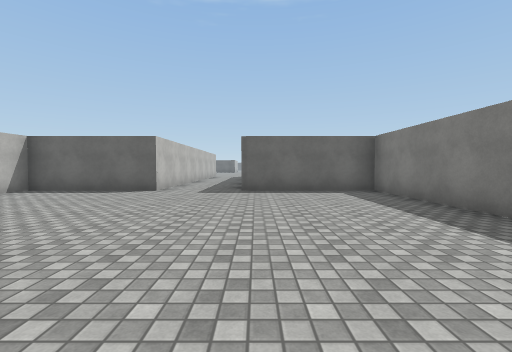
[1] (above)

18 first-person views from a walk through a Unity game level. The camera is 1.3 m above the floor, tilts 2° down and sees 90° across. The floor is counted in squares, 2 m on a side. Each view is taken from the middle of a square. On the plan, view 1 faces up. The plan holds only what a view shows up to about 9 squares ahead; the rest is blank. The place goes on beyond the plan. The player is left out. Surface patterns are stand-ins for the level's own textures.

[2]
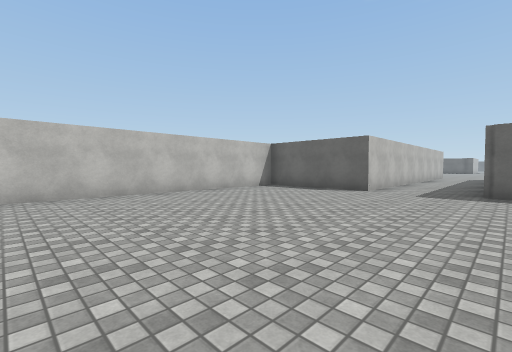

[3]
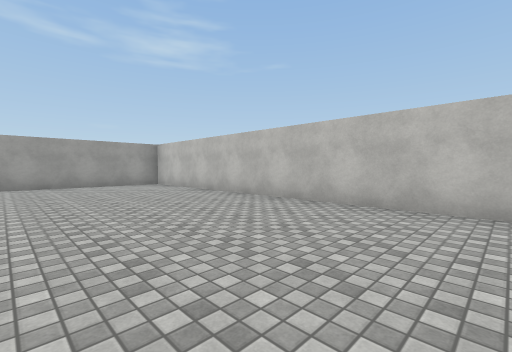

[4]
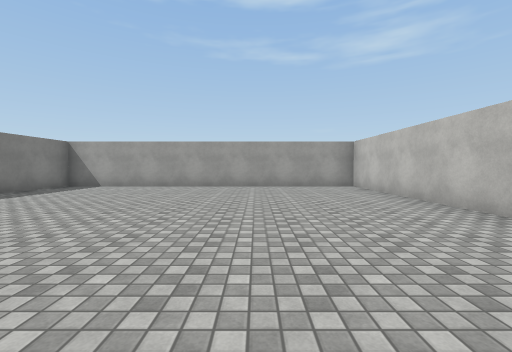

[5]
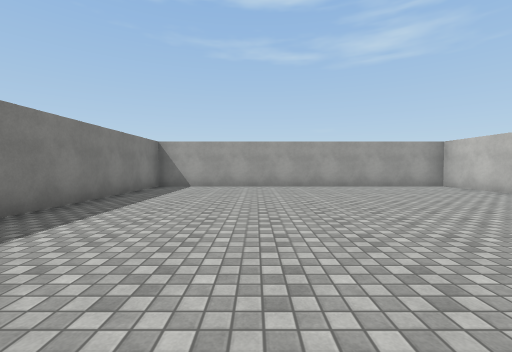

[6]
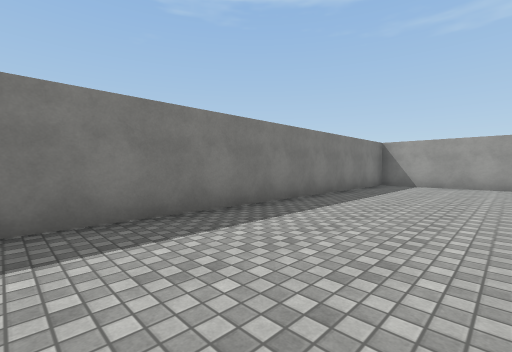

[7]
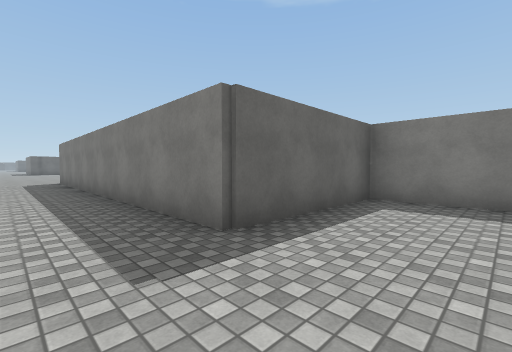

[8]
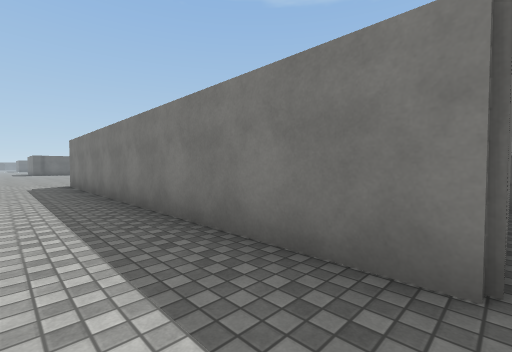

[9]
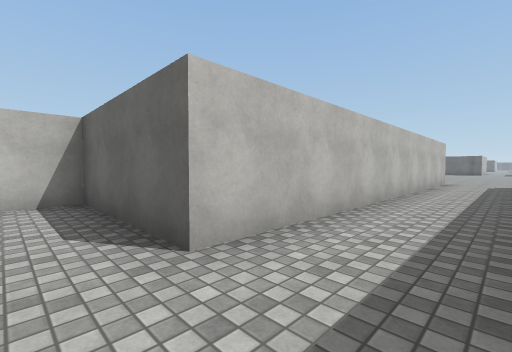

[10]
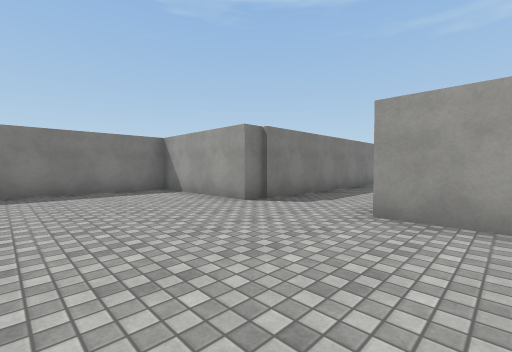

[11]
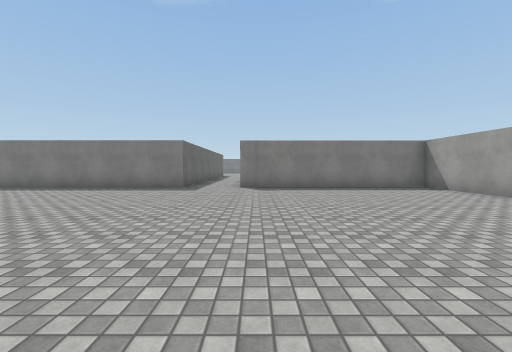

[12]
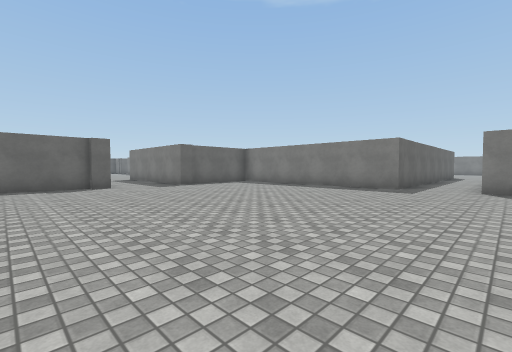

[13]
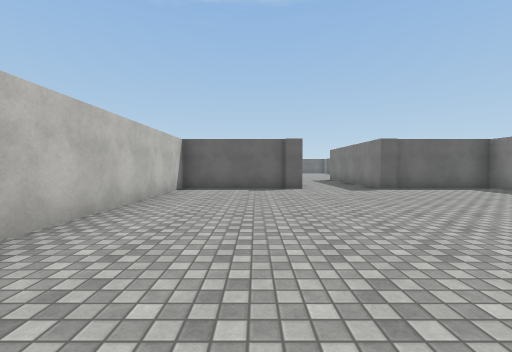

[14]
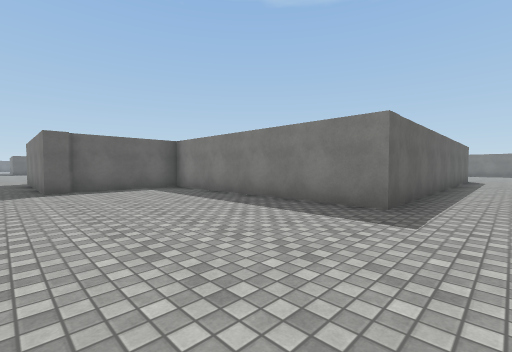

[15]
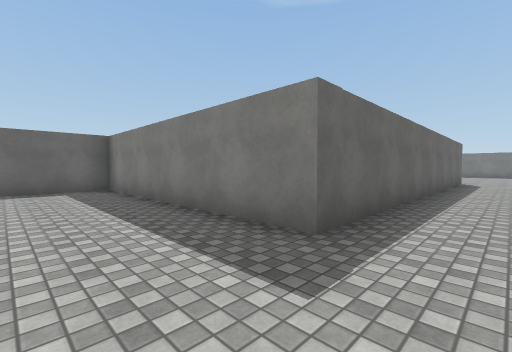

[16]
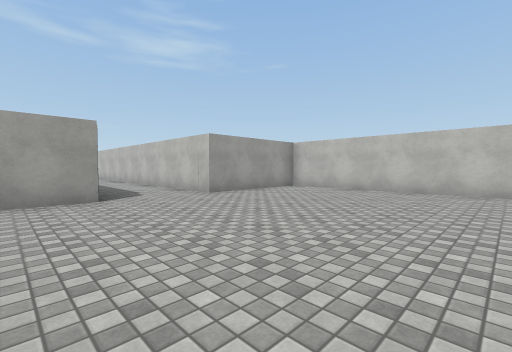

[17]
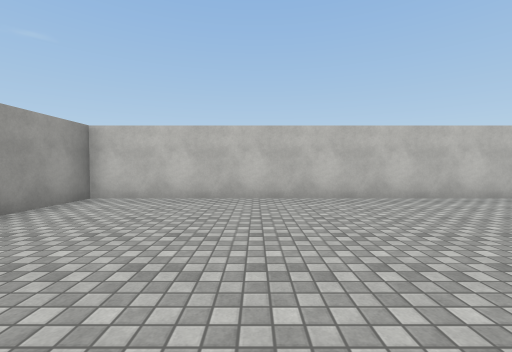

[18]
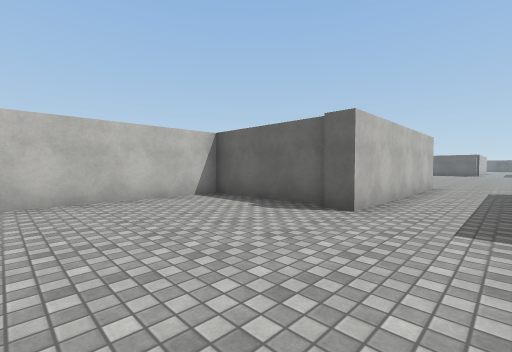

### Floor plan
Points are (right, up) in squares from view 1. A wall is a line through its corners. A room is listed if a view was taken in it or the views show most of it. See-through windows are left out.
Room 1 (views 1, 2, 3, 4, 5, 6, 7, 8, 9)
walls: (-2.7, 17.6) (-2.7, 7) (-6.2, 7) (-6.2, -7.5) (3.2, -7.5) (3.2, 7) (-0.4, 7) (-0.4, 17.6)
ways out: opening at (-1.5, 17) to room 2
Room 2 (views 10, 11, 12, 13, 14, 15, 16, 17, 18)
walls: (0.2, 31.6) (-0.4, 31.6) (-0.4, 36); (-3, 31.8) (-6.2, 31.8) (-6.2, 17.6) (-2.7, 17.6); (-0.4, 17.6) (3.2, 17.6) (3.2, 23.5); (-2.7, 36.9) (-2.7, 31.6) (-3.1, 31.6); (12.4, 25.3) (3.2, 25.3) (3.2, 31.8) (0.2, 31.8)
ways out: opening at (-1.5, 17) to room 1

Positions as (right, up) in squares from view 1, and headings:
1: (0, 0), facing up
2: (0, 0), facing up-left
3: (-2, 2), facing down-left
4: (-3, 1), facing down
5: (0, 1), facing down
6: (0, 2), facing down-right
7: (-2, 5), facing up-right
8: (-2, 7), facing up-right
9: (-1, 6), facing up-left
10: (-4, 21), facing down-right
11: (-5, 23), facing right
12: (-5, 23), facing up-right
13: (-4, 24), facing up
14: (-1, 24), facing up-right
15: (1, 24), facing up-right
16: (1, 23), facing down-left
17: (-1, 21), facing left
18: (-1, 28), facing up-left
